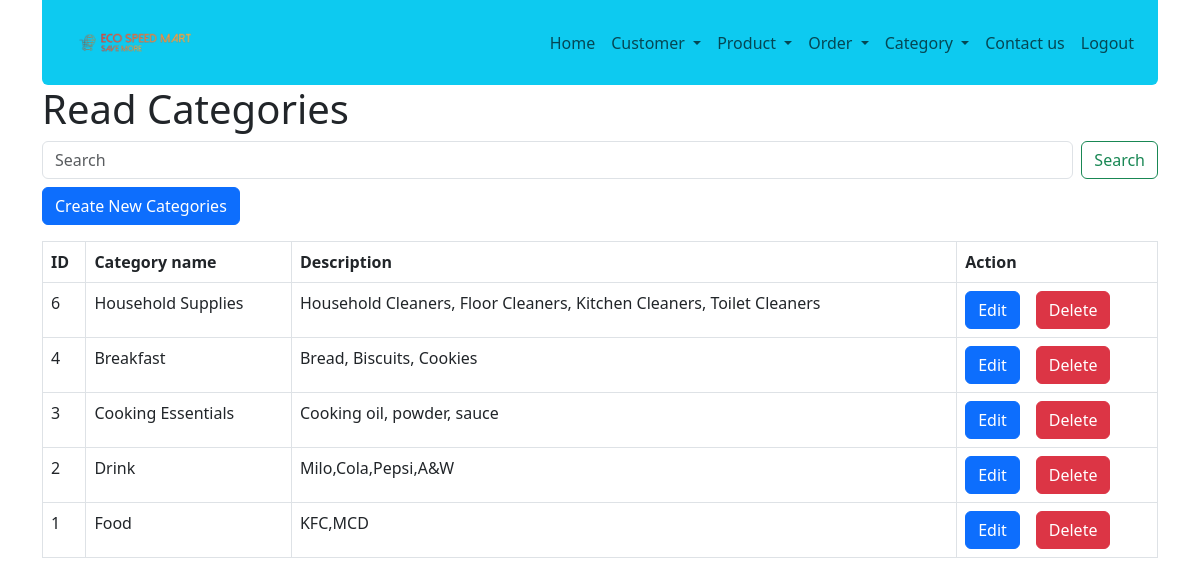
Page /categories_read.php (signed in) on the committed database.
### tables this page shows
CREATE TABLE IF NOT EXISTS `categories` (
  `id` int NOT NULL AUTO_INCREMENT,
  `category_name` varchar(50) NOT NULL,
  `description` text NOT NULL,
  PRIMARY KEY (`id`)
);

### categories_read.php (the view, shortened to what this page needs)
<!DOCTYPE HTML>
<html>
<head>
    <link href="https://cdn.jsdelivr.net/npm/bootstrap@5.3.0/dist/css/bootstrap.min.css" rel="stylesheet">
</head>
<body>
    <div class="container">
        <?php
        include 'navbar/nav.php';
        ?>
        <div class="page-header">
            <h1>Read Categories</h1>
        </div>
        <form class="d-flex" action="<?php echo $_SERVER["PHP_SELF"]; ?>" method="GET">
            <input class="form-control me-2 mb-2" type="text" name="search" placeholder="Search" aria-label="Search" value="<?php echo isset($_GET['search_keyword']) ? htmlspecialchars($_GET['search_keyword'], ENT_QUOTES) : ''; ?>">
            <button class="btn btn-outline-success mb-2" type="submit">Search</button>
        </form>
        <?php
        include 'config/database.php';
        $query = "SELECT id, category_name, description FROM categories";
        $query .= " ORDER BY id DESC";
        $stmt = $con->prepare($query);
        $stmt->execute();
        $num = $stmt->rowCount();
        echo "<a href='categories_create.php' class='btn btn-primary mb-3'>Create New Categories</a>";
        if ($num > 0) {
            echo "<table class='table table-hover table-responsive table-bordered'>";
            echo "<tr>";
            echo "<th>ID</th>";
            echo "<th>Category name</th>";
            echo "<th>Description</th>";
            echo "<th>Action</th>";
            echo "</tr>";
            while ($row = $stmt->fetch(PDO::FETCH_ASSOC)) {
                extract($row);
                echo "<tr>";
                echo "<td>{$id}</td>";
                echo "<td>{$category_name}</td>";
                echo "<td>{$description}</td>";
                echo "<td>";
                echo "<a href='categories_update.php?id={$id}' class='btn btn-primary me-3'>Edit</a>";
                echo "<a href='#' onclick='delete_categories({$id});'  class='btn btn-danger'>Delete</a>";
                echo "</td>";
                echo "</tr>";
            }
            echo "</table>";
        } else {
            echo "<div class='alert alert-danger'>No records found.</div>";
        }
        ?>
    </div>
</body>
</html>

### rows in the picture
categories: id "6", category_name "Household Supplies", description "Household Cleaners, Floor Cleaners, Kitchen Cleaners, Toilet Cleaners"
categories: id "4", category_name "Breakfast", description "Bread, Biscuits, Cookies"
categories: id "3", category_name "Cooking Essentials", description "Cooking oil, powder, sauce"
categories: id "2", category_name "Drink", description "Milo,Cola,Pepsi,A&W"
categories: id "1", category_name "Food", description "KFC,MCD"
